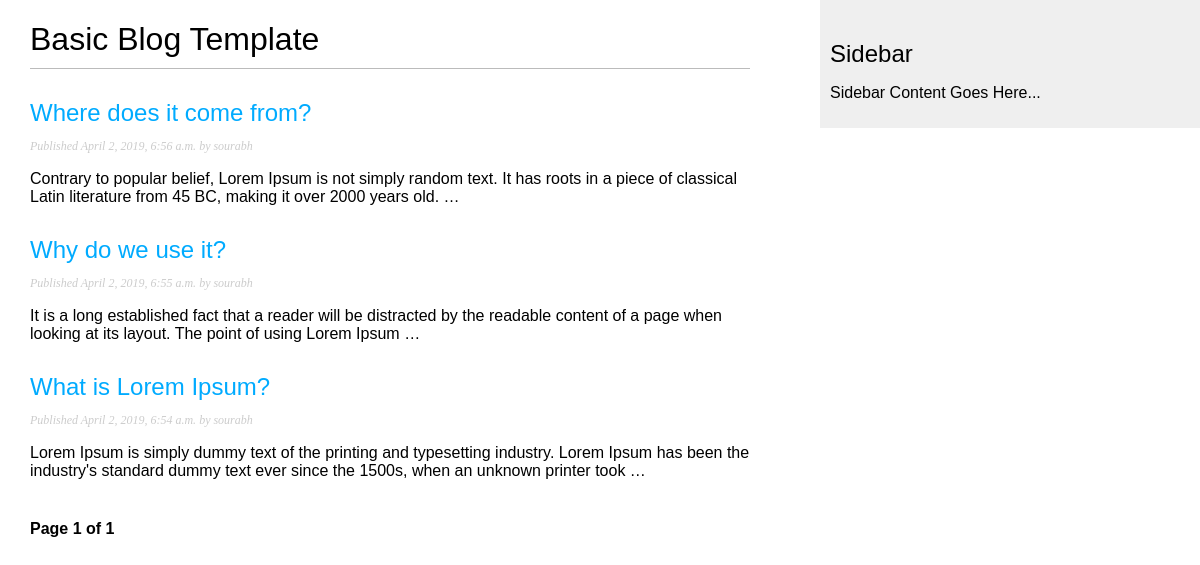
/blog/, run on an earlier commit of the app's database.
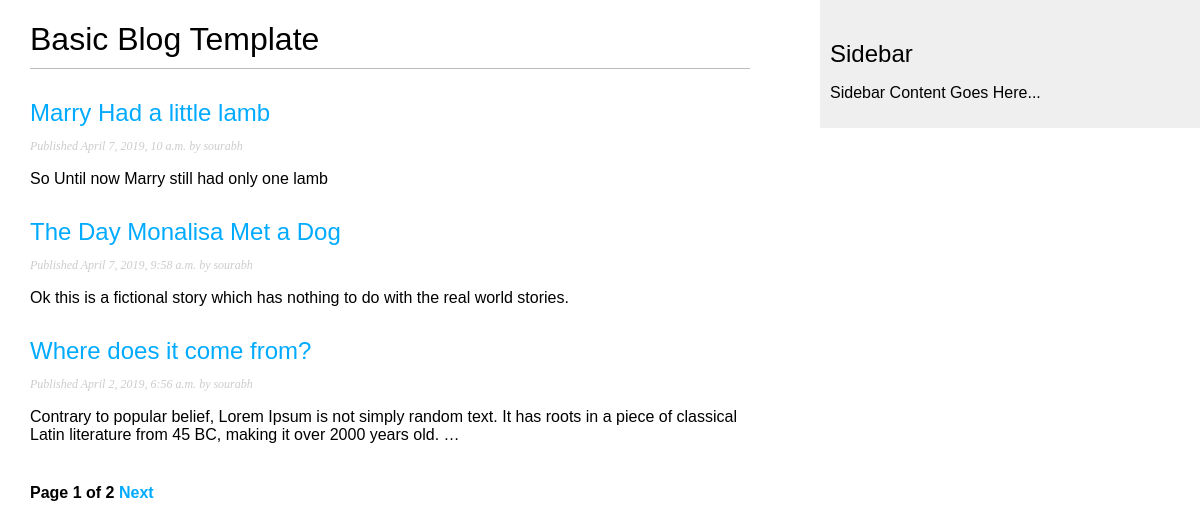
And on a later commit of the database.
### blog/models.py (models this page shows, shortened)
class Post(models.Model):
    STATUS_CHOICES = (
        ('draft', 'Draft'),
        ('published', 'Published'),
    )
    title = models.CharField(max_length = 250)
    slug = models.SlugField(max_length = 250,
                            unique_for_date = 'publish')
    author = models.ForeignKey(User,
                               on_delete=models.CASCADE,
                               related_name='blog_posts')
    body = models.TextField()
    publish = models.DateTimeField(default=timezone.now)
    created = models.DateTimeField(auto_now_add = True)
    updated = models.DateTimeField(auto_now=True)
    status = models.CharField(max_length=10,
                              choices=STATUS_CHOICES,
                              default='draft' )
    class Meta:
        ordering = ('-publish',)
    objects = models.Manager()
    published = PublishedManager()
    def get_absolute_url(self):
        return reverse('blog:post_detail',
                        args=[self.publish.year,
                              self.publish.month,
                              self.publish.day,
                              self.slug])

### blog/views.py (the view)
# urls.py: path('', views.PostListView.as_view(), name='post_list'),
class PostListView(ListView):
    queryset = Post.published.all()
    context_object_name = 'posts'
    paginate_by = 3
    template_name = 'blog/post/list.html'

### blog/templates/blog/post/list.html (shortened to what this page needs)
{% extends "blog/base.html" %}
{% block content %}
  <h1>Basic Blog Template</h1>
  {% for post in posts %}
    <h2>
      <a href="{{ post.get_absolute_url }}">
        {{ post.title }}
      </a>
    </h2>
    <p class="date">
      Published {{ post.publish }} by {{ post.author }}
    </p>
    {{ post.body|truncatewords:30|linebreaks  }}
  {% endfor %}
  {% include "pagination.html" with page=page_obj %}
{% endblock %}

### blog/templates/blog/base.html (shortened to what this page needs)
{% load static %}
<!DOCTYPE html>
<html lang="en" dir="ltr">
  <head>
    <link href="{% static "css/blog.css" %}" rel="stylesheet">
  </head>
  <body>
    <div id="content">
      {% block content %}
      {% endblock %}
    </div>
    <div id="sidebar">
      <h2>Sidebar</h2>
       <p>Sidebar Content Goes Here...</p>
    </div>
  </body>
</html>

### blog/templates/pagination.html (shortened to what this page needs)
<div class="pagination">
  <span class="step-links">
  <span class="current">
    Page {{page.number}} of {{ page.paginator.num_pages }}
  </span>
    {% if page.has_next %}
     <a href="?page={{ page.next_page_number }}">Next</a>
    {% endif %}
  </span>
</div>

### blog/static/css/blog.css (style rules this page uses)
body { margin:0; padding:0; font-family:helvetica, sans-serif; }
a { color:#00abff; text-decoration:none; }
h1 { font-weight:normal; border-bottom:1px solid #bbb; padding:0 0 10px 0; }
h2 { font-weight:normal; margin:30px 0 0; }
#content { float:left; width:60%; padding:0 0 0 30px; }
#sidebar { float:right; width:30%; padding:10px; background:#efefef; height:100%; }
p.date { color:#ccc; font-family: georgia, serif; font-size: 12px; font-style: italic; }
.pagination { margin:40px 0; font-weight:bold; }

What changed in the data, as far as the page shows it:
no longer on this page (row unchanged): Post: title "Why do we use it?", publish "April 2, 2019, 6:55 a.m.", author "sourabh", body "It is a long established fact that a reader will be distracted by the readable content of a page when looking at its layout. The point of using Lorem Ipsum …"
no longer on this page (row unchanged): Post: title "What is Lorem Ipsum?", publish "April 2, 2019, 6:54 a.m.", author "sourabh", body "Lorem Ipsum is simply dummy text of the printing and typesetting industry. Lorem Ipsum has been the industry's standard dummy text ever since the 1500s, when an unknown printer took …"
added Post: title "Marry Had a little lamb", publish "April 7, 2019, 10 a.m.", author "sourabh", body "So Until now Marry still had only one lamb"
added Post: title "The Day Monalisa Met a Dog", publish "April 7, 2019, 9:58 a.m.", author "sourabh", body "Ok this is a fictional story which has nothing to do with the real world stories."
Also different on the page:
{{ page.paginator.num_pages }}: "1" → "2"
text now shown: "Next"
